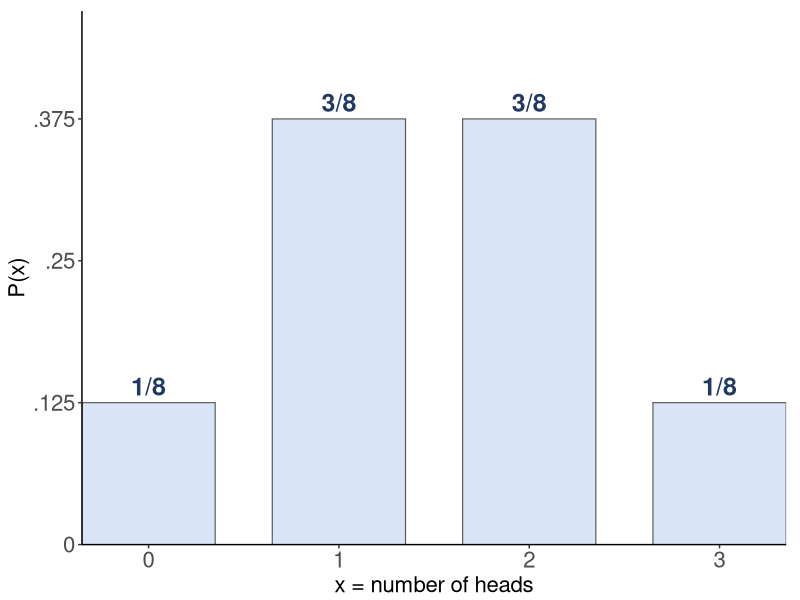
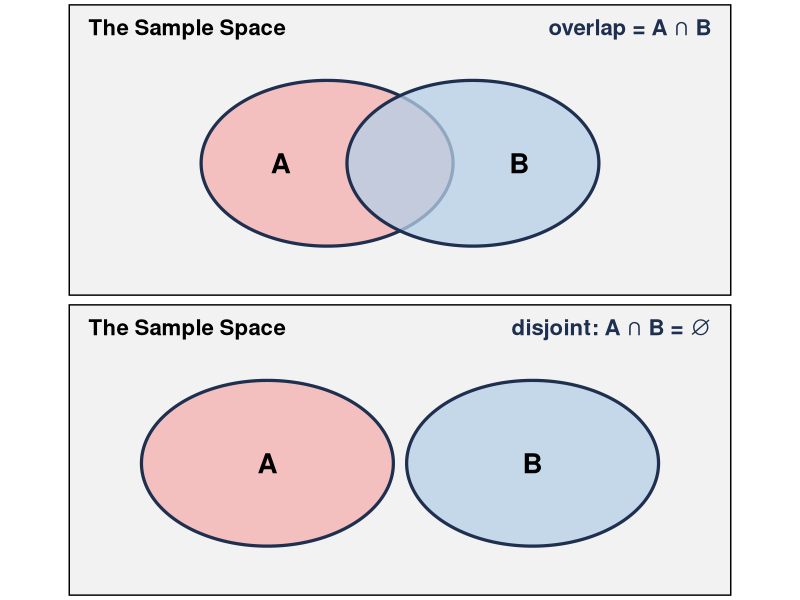

R code for these plots, in order: (Note: this script raises an error after producing the figures.)
#Builds the figures for the Week 6 Lecture 14 deck (10/2/2026): statistical
#significance (carried from Lecture 13) and an introduction to probability, random
#variables and discrete probability distributions. Every other Lecture 14 figure is
#carried over from make_lecture13_figures.R.
#
#  l14_three_tosses.png  the probability distribution of X = number of heads in three
#                        tosses of a fair coin, each bar labelled with its probability
#
#  l14_figure_sizes.csv  the size, in points, each figure is drawn at
#
#TYPE SIZE. Same rule as the other make_lectureN_figures.R scripts: nothing on a slide
#is under 16pt, so the figure is drawn at exactly its on-slide size (points / 72 inches)
#and every text size goes through tsz() or el(), which refuse anything smaller.

suppressPackageStartupMessages(library(ggplot2))

this_file <- tryCatch(normalizePath(sys.frame(1)$ofile, winslash = "/"),
                      error = function(e) NA_character_)
if (is.na(this_file)) {
  args <- commandArgs(trailingOnly = FALSE)
  m <- grep("^--file=", args, value = TRUE)
  this_file <- if (length(m)) normalizePath(sub("^--file=", "", m[[1]]),
                                            winslash = "/") else NA_character_
}
if (is.na(this_file)) stop("Could not determine the script location; run it with Rscript.")
assets_dir <- dirname(this_file)

NAVY <- "#1F3864"; PALE <- "#D9E5F7"
MIN_PT <- 16
tsz <- function(pt) { stopifnot(pt >= MIN_PT); pt / ggplot2::.pt }
el  <- function(pt, ...) { stopifnot(pt >= MIN_PT); element_text(size = pt, ...) }

sizes <- data.frame(file = character(), w_pt = numeric(), h_pt = numeric(),
                    stringsAsFactors = FALSE)
save_fig <- function(p, file, w_pt, h_pt) {
  ggsave(file.path(assets_dir, file), p, width = w_pt / 72, height = h_pt / 72,
         dpi = 300, bg = "white")
  sizes[nrow(sizes) + 1, ] <<- list(file, w_pt, h_pt)
}

#the three-toss distribution, counted from the 8 outcomes rather than from a formula.
#Three tosses (Oct 2 2026, was four) so the sample space can be listed on the board.
#NOTE Homework 2 Part III asks for P(at least one head) in 3 flips, so the slides
#never compute P(X >= 1) - the questions below are P(X >= 2), P(X <= 1), P(1 <= X <= 2).
seqs <- expand.grid(rep(list(c("H", "T")), 3), stringsAsFactors = FALSE)
heads <- rowSums(seqs == "H")
ways <- as.vector(table(factor(heads, levels = 0:3)))
stopifnot(nrow(seqs) == 8, identical(ways, c(1L, 3L, 3L, 1L)),
          sum(ways[3:4]) == 4, sum(ways[1:2]) == 4, sum(ways[2:3]) == 6,
          sum(0:3 * ways / 8) == 1.5, sum((0:3 - 1.5)^2 * ways / 8) == 0.75)
d <- data.frame(x = 0:3, p = ways / 8, lab = paste0(ways, "/8"))
p3 <- ggplot(d, aes(factor(x), p)) +
  geom_col(width = 0.7, fill = PALE, colour = "grey35", linewidth = 0.4) +
  geom_text(aes(label = lab), vjust = -0.4, size = tsz(18), colour = NAVY, fontface = "bold") +
  scale_y_continuous(breaks = c(0, 0.125, 0.25, 0.375), labels = c("0", ".125", ".25", ".375")) +
  coord_cartesian(ylim = c(0, 0.47), expand = FALSE) +
  labs(x = "x = number of heads", y = "P(x)") +
  theme_classic() +
  theme(axis.title = el(16), axis.text = el(16), plot.margin = margin(8, 10, 2, 6))
save_fig(p3, "l14_three_tosses.png", 560, 225)

#----------------------------------------------------------------------------
#l14_venn.png: Venn diagrams in the style of the 2024 Lecture 11/12 slides - a grey
#"The Sample Space" box, event A pink, event B blue. Top: A and B overlap, the overlap
#is the intersection. Bottom: disjoint events, no overlap.
PINK <- "#F4B6B6"; LBLUE <- "#B4CFE6"; BOX <- "#F2F2F2"; EDGE <- "#1F2F4F"
ell <- function(cx, cy, a, b, n = 200) {
  t <- seq(0, 2 * pi, length.out = n); data.frame(x = cx + a * cos(t), y = cy + b * sin(t)) }
venn_panel <- function(overlap, title_lab, mid_lab) {
  ax <- if (overlap) 3.9 else 3.0; bx <- if (overlap) 6.1 else 7.0
  A <- ell(ax, 2.0, 1.9, 1.25); B <- ell(bx, 2.0, 1.9, 1.25)
  p <- ggplot() +
    annotate("rect", xmin = 0, xmax = 10, ymin = 0, ymax = 4.4, fill = BOX, colour = "black", linewidth = 1) +
    geom_polygon(data = A, aes(x, y), fill = PINK, alpha = 0.85, colour = EDGE, linewidth = 1.1) +
    geom_polygon(data = B, aes(x, y), fill = LBLUE, alpha = 0.75, colour = EDGE, linewidth = 1.1) +
    annotate("text", x = 0.3, y = 4.05, label = "The Sample Space", hjust = 0, size = tsz(16), fontface = "bold") +
    annotate("text", x = ax - (if (overlap) 0.7 else 0), y = 2.0, label = "A", size = tsz(20), fontface = "bold") +
    annotate("text", x = bx + (if (overlap) 0.7 else 0), y = 2.0, label = "B", size = tsz(20), fontface = "bold") +
    annotate("text", x = 9.7, y = 4.05, label = title_lab, hjust = 1, size = tsz(16), colour = EDGE, fontface = "bold")
  if (!is.null(mid_lab)) p <- p + annotate("text", x = 5, y = 0.35, label = mid_lab, size = tsz(16), colour = EDGE)
  p + coord_fixed(xlim = c(0, 10), ylim = c(0, 4.4), expand = FALSE) + theme_void() +
    theme(plot.margin = margin(3, 3, 3, 3))
}
v_top <- venn_panel(TRUE,  "overlap = A ∩ B", NULL)
v_bot <- venn_panel(FALSE, "disjoint: A ∩ B = ∅", NULL)
save_fig(ggpubr::ggarrange(v_top, v_bot, ncol = 1), "l14_venn.png", 380, 340)

write.csv(sizes, file.path(assets_dir, "l14_figure_sizes.csv"), row.names = FALSE)
cat("wrote", nrow(sizes), "figures to", assets_dir, "\n")
